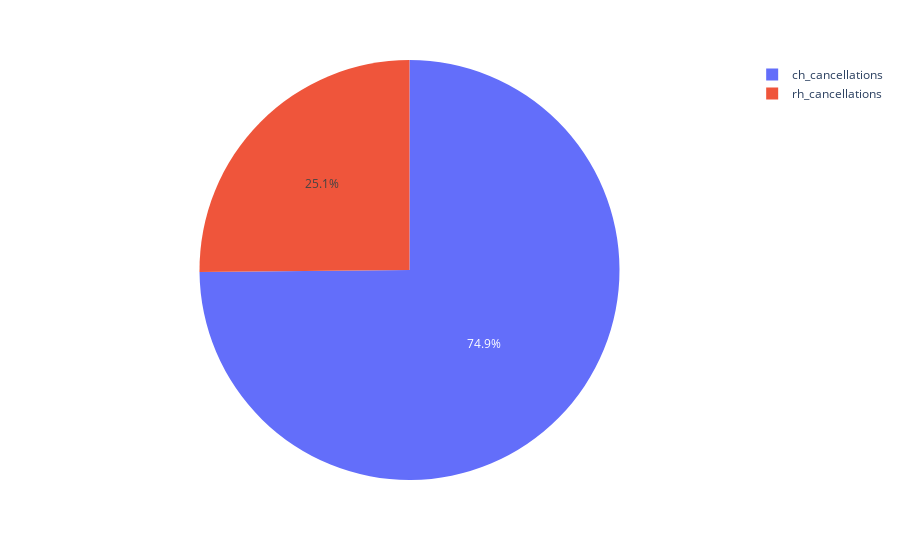

Notebook code for this chart:
### Code cell
px.pie(values=[11122,33102], names=['rh_cancellations','ch_cancellations'])

### Figure 1 — Plotly figure (JSON) as saved in the notebook; plotly's stock layout.template omitted (floating-point values rounded to 4 significant figures)
{"data": [{"domain": {"x": [0, 1], "y": [0, 1]}, "hovertemplate": "label=%{label}<br>value=%{value}<extra></extra>", "labels": ["rh_cancellations", "ch_cancellations"], "legendgroup": "", "name": "", "showlegend": true, "type": "pie", "values": [11122, 33102]}], "layout": {"legend": {"tracegroupgap": 0}, "margin": {"t": 60}}}
